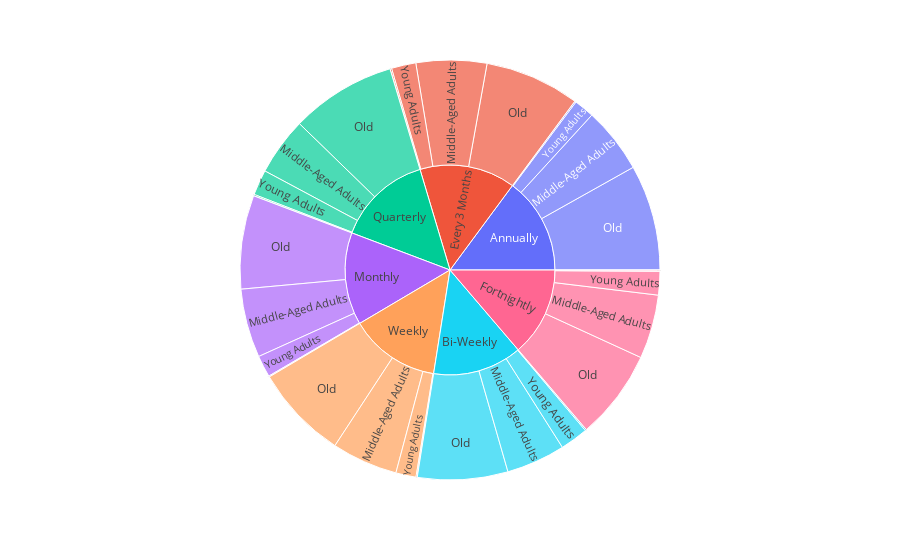

Notebook cell for this chart:
### Code cell
# A sunburst chart to visually represent the distribution of age across different combinations of Frequency of Purchases and age category 
px.sunburst(shop , path=['Frequency of Purchases','Age_category'] , values='Age')

### Figure 1 — Plotly figure (JSON) as saved in the notebook; plotly's stock layout.template omitted (floating-point values rounded to 4 significant figures)
{"data": [{"branchvalues": "total", "domain": {"x": [0, 1], "y": [0, 1]}, "hovertemplate": "labels=%{label}<br>Age=%{value}<br>parent=%{parent}<br>id=%{id}<extra></extra>", "ids": ["Annually/Child", "Bi-Weekly/Child", "Every 3 Months/Child", "Fortnightly/Child", "Monthly/Child", "Quarterly/Child", "Weekly/Child", "Annually/Teen", "Bi-Weekly/Teen", "Every 3 Months/Teen", "Fortnightly/Teen", "Monthly/Teen", "Quarterly/Teen", "Weekly/Teen", "Annually/Young Adults", "Bi-Weekly/Young Adults", "Every 3 Months/Young Adults", "Fortnightly/Young Adults", "Monthly/Young Adults", "Quarterly/Young Adults", "Weekly/Young Adults", "Annually/Middle-Aged Adults", "Bi-Weekly/Middle-Aged Adults", "Every 3 Months/Middle-Aged Adults", "Fortnightly/Middle-Aged Adults", "Monthly/Middle-Aged Adults", "Quarterly/Middle-Aged Adults", "Weekly/Middle-Aged Adults", "Annually/Old", "Bi-Weekly/Old", "Every 3 Months/Old", "Fortnightly/Old", "Monthly/Old", "Quarterly/Old", "Weekly/Old", "Annually", "Bi-Weekly", "Every 3 Months", "Fortnightly", "Monthly", "Quarterly", "Weekly"], "labels": ["Child", "Child", "Child", "Child", "Child", "Child", "Child", "Teen", "Teen", "Teen", "Teen", "Teen", "Teen", "Teen", "Young Adults", "Young Adults", "Young Adults", "Young Adults", "Young Adults", "Young Adults", "Young Adults", "Middle-Aged Adults", "Middle-Aged Adults", "Middle-Aged Adults", "Middle-Aged Adults", "Middle-Aged Adults", "Middle-Aged Adults", "Middle-Aged Adults", "Old", "Old", "Old", "Old", "Old", "Old", "Old", "Annually", "Bi-Weekly", "Every 3 Months", "Fortnightly", "Monthly", "Quarterly", "Weekly"], "name": "", "parents": ["Annually", "Bi-Weekly", "Every 3 Months", "Fortnightly", "Monthly", "Quarterly", "Weekly", "Annually", "Bi-Weekly", "Every 3 Months", "Fortnightly", "Monthly", "Quarterly", "Weekly", "Annually", "Bi-Weekly", "Every 3 Months", "Fortnightly", "Monthly", "Quarterly", "Weekly", "Annually", "Bi-Weekly", "Every 3 Months", "Fortnightly", "Monthly", "Quarterly", "Weekly", "Annually", "Bi-Weekly", "Every 3 Months", "Fortnightly", "Monthly", "Quarterly", "Weekly", "", "", "", "", "", "", ""], "type": "sunburst", "values": [0, 0, 0, 0, 0, 0, 0, 180, 180, 216, 180, 126, 198, 162, 2679, 3709, 3235, 3110, 2873, 3365, 2680, 8712, 7802, 9343, 8468, 9106, 7652, 8736, 13978, 11940, 12556, 11866, 12384, 13943, 12488, 25549, 23631, 25350, 23624, 24489, 25158, 24066]}], "layout": {"autosize": true, "legend": {"tracegroupgap": 0}, "margin": {"t": 60}}}
